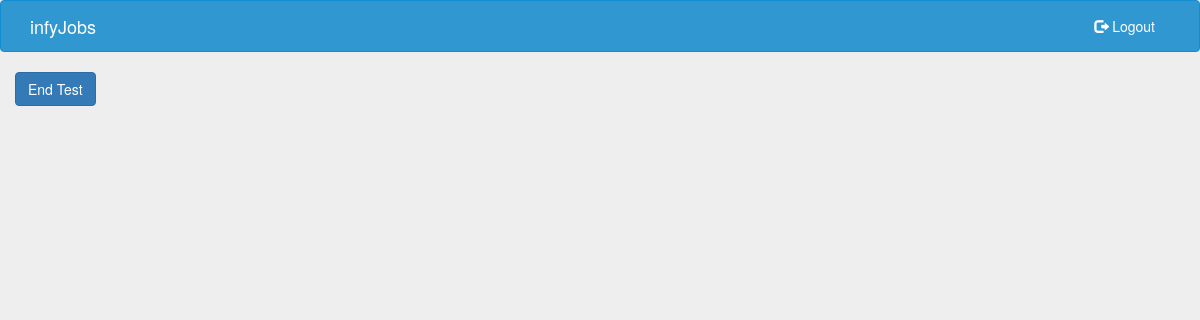
Before: /assessment/test/ (signed in) with the older database file.
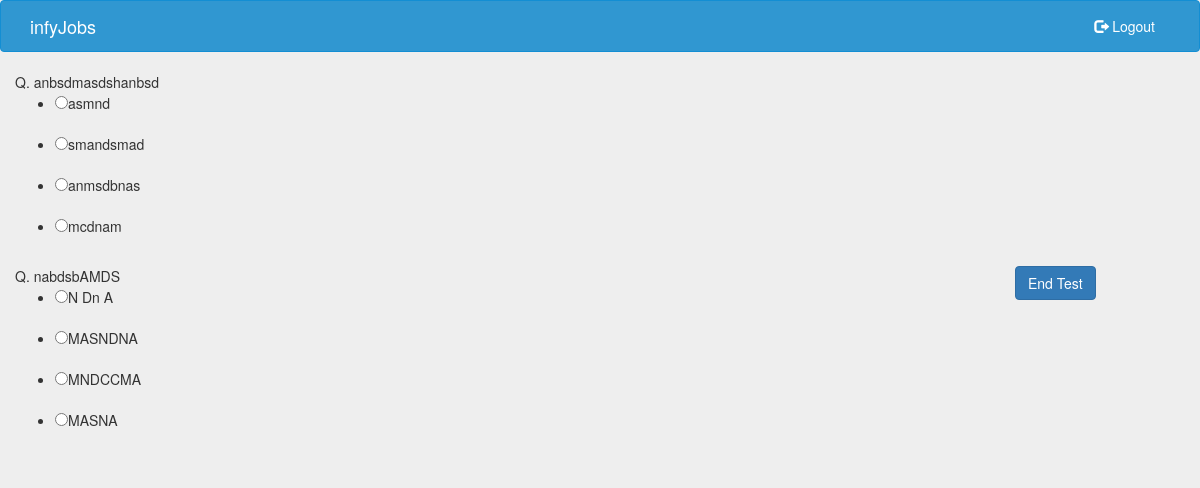
After: the same page with the newer database file.
### assessment/models.py (models this page shows, shortened)
class Question(models.Model):
	subject_details = models.ForeignKey(AssessmentTest)
	ques = models.TextField()
	opt1 = models.CharField(max_length=255)
	opt2 = models.CharField(max_length=255)
	opt3 = models.CharField(max_length=255)
	opt4 = models.CharField(max_length=255)
	ans = models.CharField(max_length=255)

### assessment/views.py (the view)
@login_required
def assessmentTestView(request):
	question_papers = AssessmentTest.objects.all()
	questions = Question.objects.all()
	return render(request, 'assessment/index.html', {'question_papers':question_papers, 'questions':questions})

### templates/assessment/index.html (shortened to what this page needs)
{% extends '../log/base.html' %}
{% block content %}
{% for question in questions %}
	<div class="container col-md-10" id="ques{{ forloop.counter }}">
		<form>
			Q. {{ question.ques }}<br>
			<ul>
				<li><input type="radio" onclick="evaluateAnswers(this)" id="{{ forloop.counter }}" name="opt{{ forloop.counter }}" value="{{ question.opt1 }}">{{ question.opt1 }}</li><br>
				<li><input type="radio" onclick="evaluateAnswers(this)" id="{{ forloop.counter }}" name="opt{{ forloop.counter }}" value="{{ question.opt2 }}">{{ question.opt2 }}</li><br>
				<li><input type="radio" onclick="evaluateAnswers(this)" id="{{ forloop.counter }}" name="opt{{ forloop.counter }}" value="{{ question.opt3 }}">{{ question.opt3 }}</li><br>
				<li><input type="radio" onclick="evaluateAnswers(this)" id="{{ forloop.counter }}" name="opt{{ forloop.counter }}" value="{{ question.opt4 }}">{{ question.opt4 }}</li><br>
			</ul>
		</form>
	</div>
{% endfor %}
<div class="container col-md-2">
	<button class="btn btn-primary" onclick="sendMarks()">End Test</button>
</div>
{% endblock %}

Changed rows visible on the page:
added Question: ques "anbsdmasdshanbsd", opt1 "asmnd", opt2 "smandsmad", opt3 "anmsdbnas", opt4 "mcdnam"
added Question: ques "nabdsbAMDS", opt1 "N Dn A", opt2 "MASNDNA", opt3 "MNDCCMA", opt4 "MASNA"
